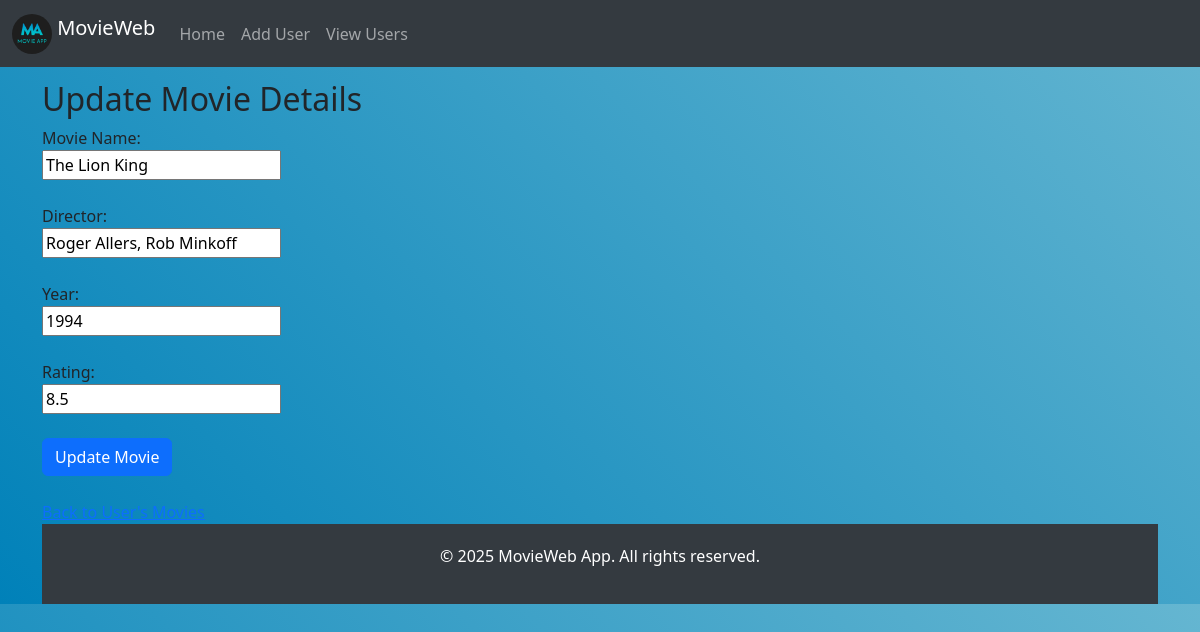
Page /users/3/update_movie/1 on the committed database.
### datamanager/data_models.py (models this page shows, shortened)
class Movie(db.Model):
    __tablename__ = 'movies'
    movie_id = db.Column(db.Integer, primary_key=True, autoincrement=True)
    movie_name = db.Column(db.String,unique=True)
    movie_director = db.Column(db.String)
    movie_year = db.Column(db.Integer)
    movie_rating = db.Column(db.Float)
    movie_poster = db.Column(db.String)
    user_id = db.Column(db.Integer, db.ForeignKey('users.user_id'), nullable=False)
    user = db.relationship('User', back_populates='movies', lazy=True)

### app.py (the view, shortened to what this page needs)
@app.route('/users/<user_id>/update_movie/<movie_id>',methods = ['GET', 'POST'] )
def update_movie(user_id,movie_id ):
    movie = data_manager.get_movie_by_id(movie_id)  # Fetch movies for a specific user
    if not movie:
        flash("Movie not found!", "error")
        return redirect(url_for('user_movies', user_id = user_id))
    return render_template('update_movie.html',
                           user_id = user_id, movie = movie)

### datamanager/sqlite_data_manager.py (called while the page is built)
    def get_movie_by_id(self, movie_id):
        try:
            with self.app.app_context():
                movie = Movie.query.filter_by(movie_id = movie_id).first()
            return movie
        except SQLAlchemyError as e:
            db.session.rollback()
            print(f"Data base error to get movies for {movie_id} : {e}")
            return []

### templates/update_movie.html
{% extends 'base.html' %}
{% block content %}
    <h2>Update Movie Details</h2>
    <form method="POST">
        <label for="movie_name">Movie Name:</label><br>
        <input type="text" id="movie_name" name="movie_name" value="{{ movie.movie_name }}" required><br><br>
        <label for="movie_director">Director:</label><br>
        <input type="text" id="movie_director" name="movie_director" value="{{ movie.movie_director }}" required><br><br>
        <label for="movie_year">Year:</label><br>
        <input type="text" id="movie_year" name="movie_year" value="{{ movie.movie_year }}" required><br><br>
        <label for="movie_rating">Rating:</label><br>
        <input type="text" id="movie_rating" name="movie_rating" value="{{ movie.movie_rating }}" required><br><br>
        <button type="submit" class="btn btn-primary">Update Movie</button>
    </form>
    <br>
    <a href="{{ url_for('user_movies', user_id=user_id) }}">Back to User's Movies</a>
{% endblock %}

### templates/base.html (style rules this page uses)
body { background: linear-gradient(45deg, #0081b9, #65b6d1); margin: 0; padding: 0; }

### rows in the picture
Movie: movie_name "The Lion King", movie_director "Roger Allers, Rob Minkoff", movie_year "1994", movie_rating "8.5"
